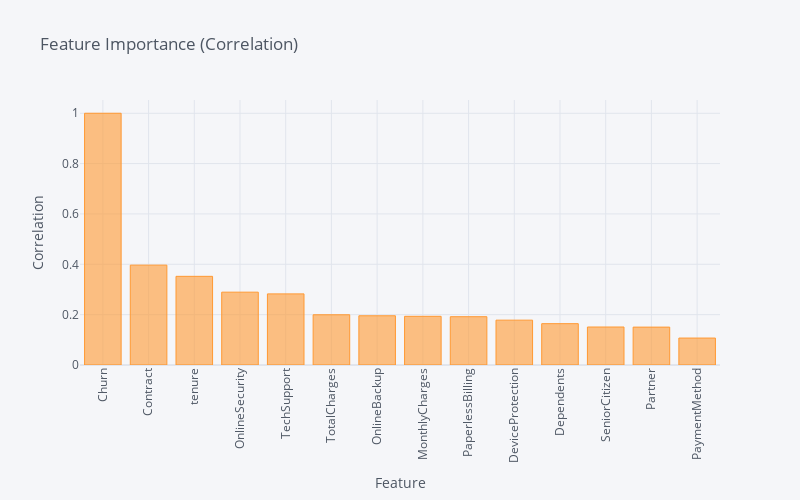

The notebook cell this image was saved under:
### Code cell
correlation = data.corr()["Churn"]  

# Sort features by absolute correlation with the target variable in descending order
sorted_features = correlation.abs().sort_values(ascending=False)

# Initialize cufflinks and offline mode for plotly
cf.go_offline()

# Plot the bar plot of sorted feature correlations
bar_plot = sorted_features.iplot(kind='bar', xTitle='Feature', yTitle='Correlation',
                                 title='Feature Importance (Correlation)',
                                 dimensions=(800, 500), asFigure=True)
bar_plot.update_layout(xaxis_tickangle=-90, showlegend=False)

py.iplot(bar_plot)

### Figure 1 — Plotly figure (JSON) as saved in the notebook; plotly's stock layout.template omitted (floating-point values rounded to 4 significant figures)
{"data": [{"marker": {"color": "rgba(255, 153, 51, 0.6)", "line": {"color": "rgba(255, 153, 51, 1.0)", "width": 1}}, "name": "Churn", "orientation": "v", "text": "", "type": "bar", "x": ["Churn", "Contract", "tenure", "OnlineSecurity", "TechSupport", "TotalCharges", "OnlineBackup", "MonthlyCharges", "PaperlessBilling", "DeviceProtection", "Dependents", "SeniorCitizen", "Partner", "PaymentMethod"], "y": [1, 0.3967, 0.3522, 0.2893, 0.2825, 0.1995, 0.1955, 0.1934, 0.1918, 0.1781, 0.1642, 0.1509, 0.1504, 0.1071]}], "layout": {"height": 500, "legend": {"bgcolor": "#F5F6F9", "font": {"color": "#4D5663"}}, "paper_bgcolor": "#F5F6F9", "plot_bgcolor": "#F5F6F9", "showlegend": false, "title": {"font": {"color": "#4D5663"}, "text": "Feature Importance (Correlation)"}, "width": 800, "xaxis": {"gridcolor": "#E1E5ED", "showgrid": true, "tickangle": -90, "tickfont": {"color": "#4D5663"}, "title": {"font": {"color": "#4D5663"}, "text": "Feature"}, "zerolinecolor": "#E1E5ED"}, "yaxis": {"gridcolor": "#E1E5ED", "showgrid": true, "tickfont": {"color": "#4D5663"}, "title": {"font": {"color": "#4D5663"}, "text": "Correlation"}, "zerolinecolor": "#E1E5ED"}}}
